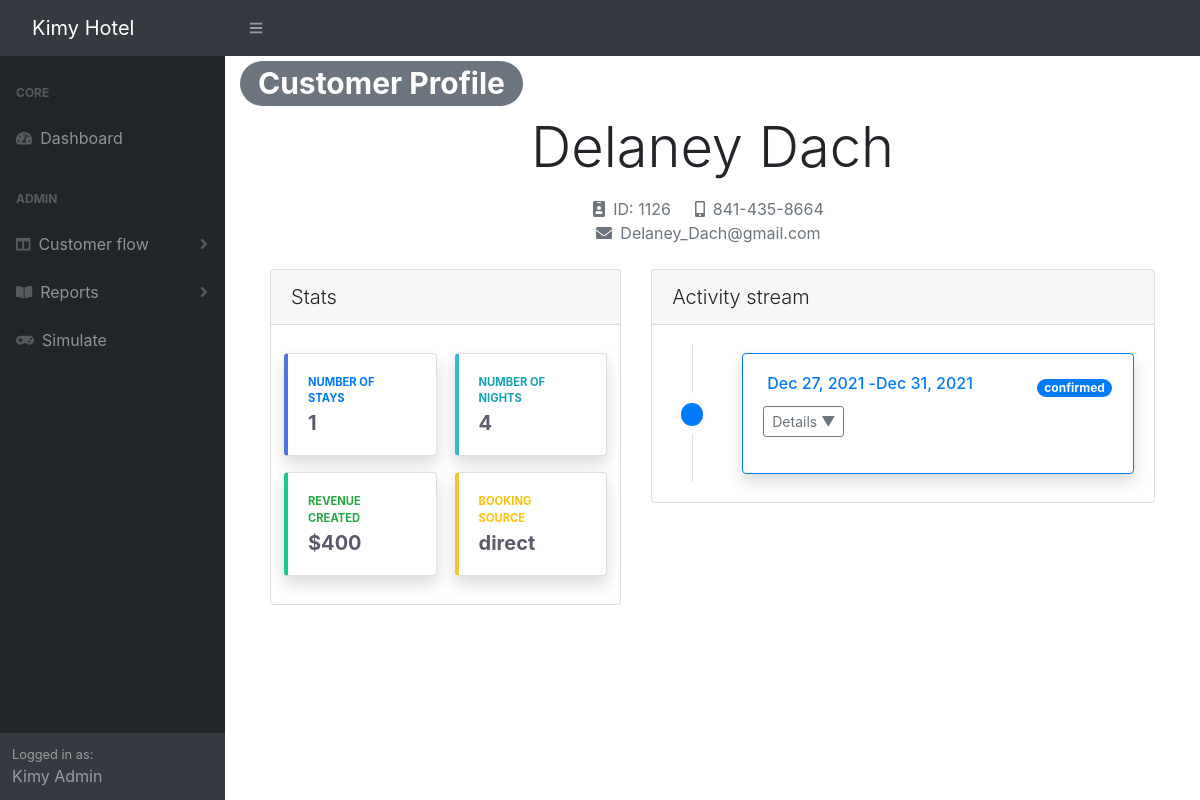
The page /customer.php?id=1126 on the database its author committed.
### tables this page shows
CREATE TABLE Customers (
    ID INT AUTO_INCREMENT PRIMARY KEY,
    Fname VARCHAR(50) NOT NULL,
    Lname VARCHAR(50) NOT NULL,
    Phone CHAR(12) NOT NULL,
    Email VARCHAR(100)
);

CREATE TABLE Reservations (
    ID INT AUTO_INCREMENT PRIMARY KEY,
    StartDate DATE NOT NULL,
    EndDate DATE NOT NULL,
    BookedAt DATETIME,
    NumGuests INT,
    Status VARCHAR(15) DEFAULT 'confirmed' CHECK (Status IN ('confirmed','checked-in','checked-out', 'canceled')),
    CheckinTime DATETIME,
    CheckoutTime DATETIME,
    CustomerID INT NOT NULL,
    Source VARCHAR(15) CHECK (Source IN ('agency','corporate','direct', 'OTA')), 
    FOREIGN KEY (CustomerID) REFERENCES Customers(ID) ON DELETE CASCADE
);

### utils/customer.utils.php (called while the page is built, shortened)
<?php
    function getInfo($id) {
        $query = "SELECT * FROM customers WHERE ID = $id;";
        $result = mysqli_query($GLOBALS['conn'], $query);
        $info = $result->fetch_assoc();
        return $info;
    }
    function getStats($id) {
        $query = "
        SELECT COUNT(DISTINCT r.ID) numStays, COUNT(*) numNights, ROUND(SUM(rt.Rate), 0) revenue
        FROM customers c, reservations r, occupancies o, rooms ro, roomtypes rt
        WHERE c.ID = r.CustomerID AND r.ID = o.ResID AND o.RoomNo = ro.Number AND ro.TypeCode = rt.Code
        AND c.ID = $id;
        ";
        $result = mysqli_query($GLOBALS['conn'], $query);
        $stats = $result->fetch_assoc();
        $srcQuery = "
        SELECT Source
        FROM reservations
        WHERE customerID = $id
        GROUP BY Source
        ORDER BY COUNT(Source) DESC
        LIMIT 1;
        ";
        $srcResult = mysqli_query($GLOBALS['conn'], $srcQuery);
        $stats['source'] = $srcResult->fetch_assoc()['Source'];
        return $stats;
    }
    function getActivities($id) {
        $bsClasses = [
            'confirmed' => 'primary',
            'checked-in' => 'success',
            'checked-out' => 'secondary',
            'no-show' => 'danger'
        ];
        $query = "
        SELECT *, r.Status ResStatus, b.Status PayStatus, ROUND(SUM(rt.Rate), 0) BillVal
        FROM reservations r
        JOIN occupancies o ON r.ID = o.ResID
        JOIN rooms ro ON o.RoomNo = ro.Number
        JOIN roomtypes rt ON ro.TypeCode = rt.Code
        LEFT JOIN bills b ON r.ID = b.resID
        WHERE r.CustomerID = $id
        GROUP BY r.ID
        ORDER BY o.Date DESC;
        ";
        $result = mysqli_query($GLOBALS['conn'], $query);
        while ($row = $result->fetch_assoc()) {
            $row['BsClass'] = $bsClasses[$row['ResStatus']];
            $activities[] = $row;
        }
        return $activities;
    }
?>

### customer.php (the view, shortened to what this page needs)
<?php include './includes/header.php';?>
<?php
    require('./utils/customer.utils.php');
    $id = htmlentities($_GET['id']);
    $info = getInfo($id);
    $stats = getStats($id);
    $activities = getActivities($id);
?>
<h1><span class="badge badge-pill badge-secondary">Customer Profile</span></h1>
<div class="mb-4">
    <div class="display-4 text-center mb-3"><?php echo $info['Fname'] .' '. $info['Lname']; ?></div>
    <div class="row d-flex justify-content-center">
        <div class="col-lg-3"></div>
        <div class="row col-lg-6 d-flex justify-content-center text-muted">
            <div class="mr-3"><i class="fas fa-id-badge mx-2"></i>ID: <?php echo $info['ID']; ?></div>
            <div class="mr-3"><i class="fas fa-mobile-alt mx-2"></i><?php echo $info['Phone']; ?></div>
            <div class="mr-3"><i class="fas fa-envelope mx-2"></i><?php echo $info['Email']; ?></div>
        </div>
        <div class="col-lg-3"></div>
    </div>
</div>
<div class="row container-fluid m-0">
    <div class="col-xl-5 mb-4">
        <div class="card p-0 ml-0">
            <div class="card-header lead">Stats</div>
            <div class="card-body">
                <div class="row d-flex justify-content-between">
                    <div class="card stat-card border-left-primary shadow m-2 ">
                        <div class="card-body">
                            <div class="row no-gutters align-items-center">
                                <div class="col mr-2">
                                    <div class="text-xs font-weight-bold text-primary text-uppercase mb-1">
                                        Number of stays</div>
                                    <div class="h5 mb-0 font-weight-bold text-gray-800"><?php echo $stats['numStays']; ?></div>
                                </div>
                            </div>
                        </div>
                    </div>
                    <div class="card stat-card border-left-info shadow m-2 ">
                        <div class="card-body">
                            <div class="row no-gutters align-items-center">
                                <div class="col mr-2">
                                    <div class="text-xs font-weight-bold text-info text-uppercase mb-1">
                                        Number of nights</div>
                                    <div class="h5 mb-0 font-weight-bold text-gray-800"><?php echo $stats['numNights']; ?></div>
                                </div>
                            </div>
                        </div>
                    </div>
                </div>
                <div class="row d-flex justify-content-between">
                    <div class="card stat-card border-left-success shadow m-2" >
                        <div class="card-body">
                            <div class="row no-gutters align-items-center">
                                <div class="col mr-2">
                                    <div class="text-xs font-weight-bold text-success text-uppercase mb-1">
                                        Revenue created</div>
                                    <div class="h5 mb-0 font-weight-bold text-gray-800">$<?php echo $stats['revenue']; ?></div>
                                </div>
                            </div>
                        </div>
                    </div>
                    <div class="card stat-card border-left-warning shadow m-2" >
                        <div class="card-body">
                            <div class="row no-gutters align-items-center">
                                <div class="col mr-2">
                                    <div class="text-xs font-weight-bold text-warning text-uppercase mb-1">
                                        Booking source</div>
                                    <div class="h5 mb-0 font-weight-bold text-gray-800"><?php echo $stats['source']; ?></div>
                                </div>
                            </div>
                        </div>
                    </div>
                </div>
            </div>
        </div>
    </div>
    <div class="col-xl-7 mb-4">
        <div class="card">
            <div class="card-header lead">Activity stream</div>
            <div class="card-body">
                <?php foreach ($activities as $activity): ?>
                <div class="row">
                    <div class="col-auto text-center flex-column d-none d-sm-flex">
                        <div class="row h-50">
                            <div class="col border-right">&nbsp;</div>
                            <div class="col">&nbsp;</div>
                        </div>
                        <h5 class="m-2">
                            <span class="badge badge-pill bg-<?php echo $activity['BsClass'] ?>">&nbsp;</span>
                        </h5>
                        <div class="row h-50">
                            <div class="col border-right">&nbsp;</div>
                            <div class="col">&nbsp;</div>
                        </div>
                    </div>
                    <div class="col py-2">
                        <div class="card border-<?php echo $activity['BsClass'] ?> shadow">
                            <div class="card-body">
                                <div class="row">
                                    <div class="col-md-3 col-12 card-text float-right order-2 mb-2"><span class="badge badge-pill badge-<?php echo $activity['BsClass'] ?>"><?php echo $activity['ResStatus'] ?></span></div>
                                    <div class="col-md-9 col-12 row card-title order-1 ml-1 mb-0 text-<?php echo $activity['BsClass'] ?>">
                                        <h6><?php echo date_format(date_create($activity['StartDate']), 'M d, Y') ?> - </h6>
                                        <h6><?php echo date_format(date_create($activity['EndDate']), 'M d, Y') ?> </h6>
                                    </div>
                                </div>
                                <button class="btn btn-sm btn-outline-secondary mb-3" type="button" data-target="#details-<?php echo $activity['ResID']?>" data-toggle="collapse">Details ▼</button>
                            </div>
                        </div>
                    </div>
                </div>
                <?php endforeach; ?>
            </div>
        </div>
    </div>
</div>
</div>
<?php include './includes/footer.php';?>

### css/customer.css (style rules this page uses)
* { box-sizing: border-box; }
body { background-color: #474e5d; font-family: Helvetica, sans-serif; }
.stat-card { width: 100% }
@media only screen and (min-width: 768px) { .stat-card { width: 45% } }

### rows shown on the page
customers: Fname "Delaney", Lname "Dach", ID "1126", Phone "841-435-8664", Email "Delaney_Dach@gmail.com"
reservations: Source "direct", Status "confirmed", StartDate "Dec 27, 2021", EndDate "Dec 31, 2021"

### other values the page prints
$stats['numStays'] "1"
$stats['numNights'] "4"
$stats['revenue'] "400"
